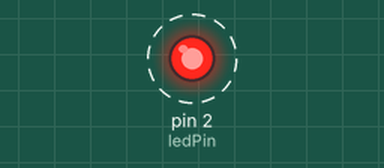
Simulated run of this sketch. Board: Arduino Uno, built with avr-gcc and run on an emulated ATmega328P. Parts: output pins drawn as LEDs (lit = HIGH). Dashed ring = blinking.

Above: at 0.5 s.
Timing chart, 0 to 4.6 s (numbered marks = the images above):
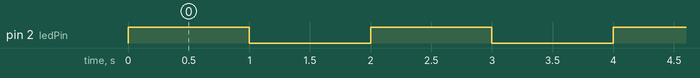

Measured:
- by itself, pin 2 (ledPin): alternates HIGH for 1.0 s and LOW for 1.0 s

The sketch:

sketch.ino
```cpp
int ledPin = 2;


// the setup function runs once when you press reset or power the board
void setup() {
  pinMode(ledPin, OUTPUT);
}

// the loop function runs over and over again forever
void loop() {
  turnOnLed();
  delay(1000);
  turnOffLed();
  delay(1000);
}

void turnOnLed() {
  digitalWrite(ledPin, HIGH);
}

void turnOffLed() {
  digitalWrite(ledPin, LOW);
}
```
